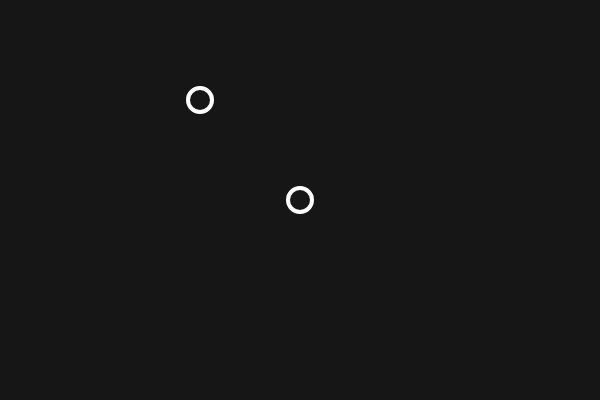
Frame 1 (no input)
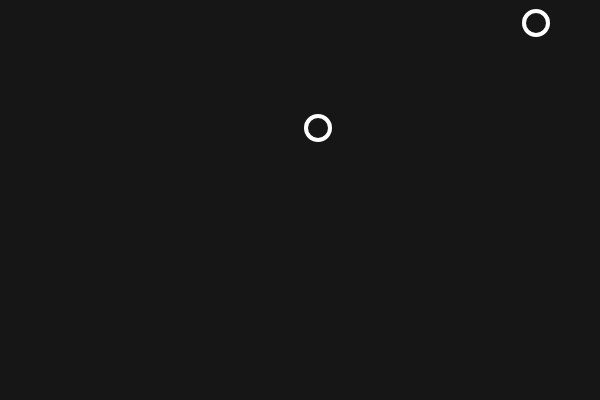
Frame 60 (no input)
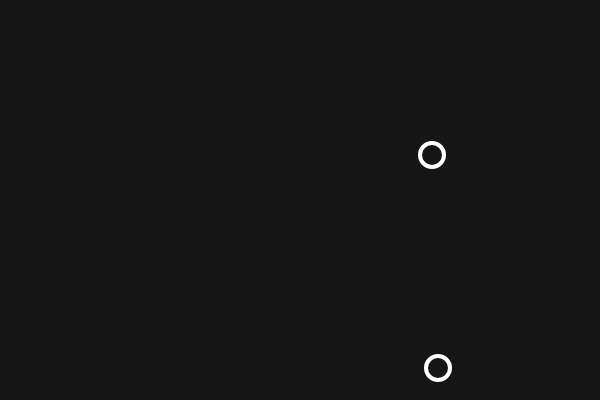
Frame 120 (the mouse pressed at the canvas centre since frame 60)

The p5.js sketch that drew these frames (run headless with seeded random() and noise() and a simulated clock; from frame 60 on, the mouse is pressed at the canvas centre):

// p5.js sketch
// ── sketch.js
/*
DMS210 - Functions
functions helps us modularize code to make it easier
to read and maintain, and make it easier to reuse code.
*/
// make two Javascript objects to encapsulate the data we want to use
let ball1 = {
  x: 300,
  y: 200,
  xspeed: 4,
  yspeed: -3,
};
let ball2 = {
  x: 200,
  y: 100,
  xspeed: 2,
  yspeed: -4,
};

function setup() {
  createCanvas(600, 400);
}

function draw() {
  background(22);
  // call the functions we made below, using the two objects as arguments
  show(ball1);
  move(ball1);
  bounce(ball1);
  show(ball2);
  move(ball2);
  bounce(ball2);
}

// these functions have objects as their parameters
function show(ob) {
  stroke(255);
  strokeWeight(4);
  noFill();
  // we use dot notation to get the values from the object
  ellipse(ob.x, ob.y, 24, 24);
}

function move(ob) {
  // we can also change an object's values
  ob.x = ob.x + ob.xspeed;
  ob.y = ob.y + ob.yspeed;
}

function bounce(ob) {
  if (ob.x > width || ob.x < 0) {
    ob.xspeed = ob.xspeed * -1;
  }
  if (ob.y > height || ob.y < 0) {
    ob.yspeed = ob.yspeed * -1;
  }
}
